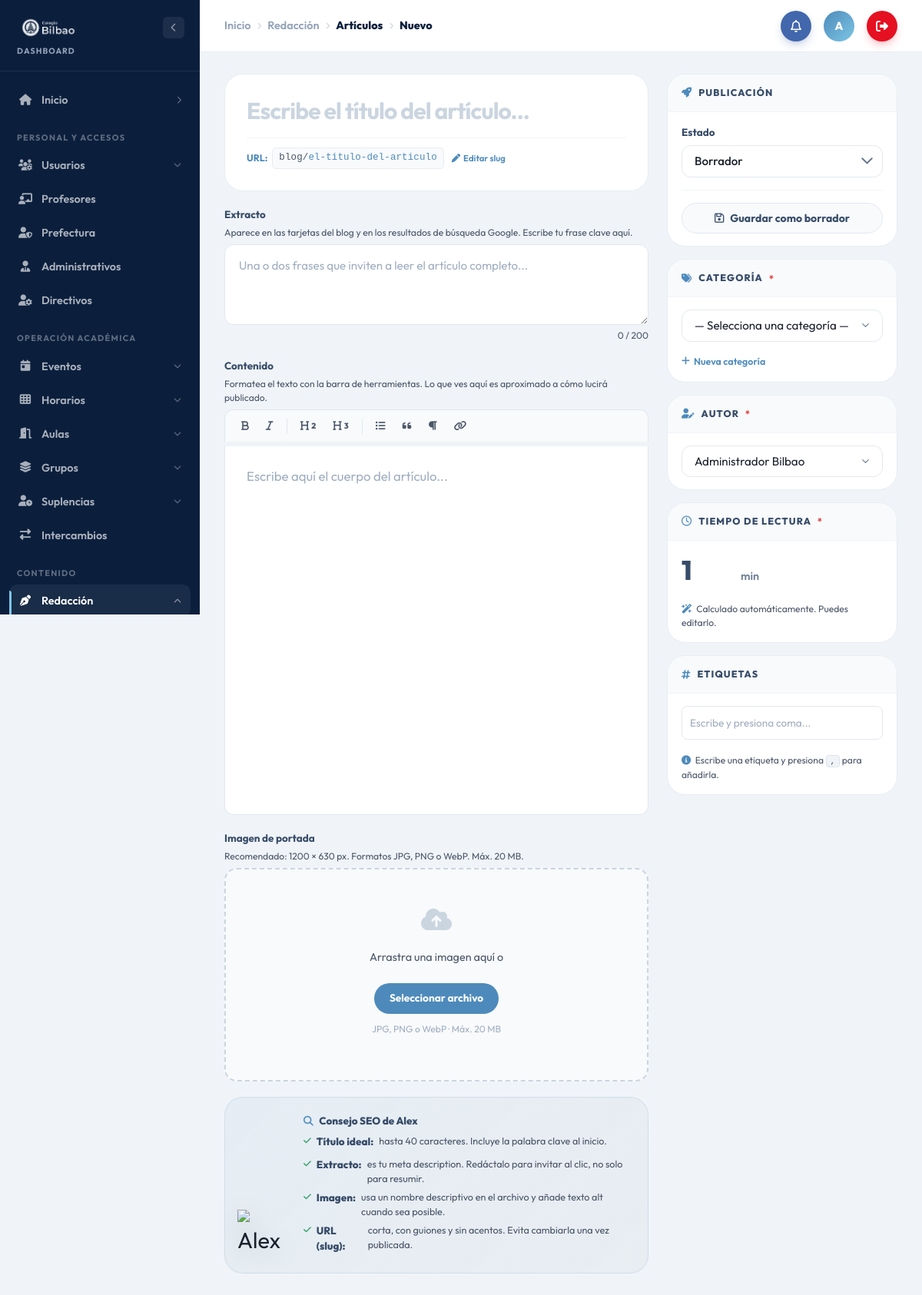
Screenshot of /dashboard/articulos/crear (signed in) with the database file from the repository.
### tables this page shows
CREATE TABLE usuarios (
    id               INT UNSIGNED  NOT NULL AUTO_INCREMENT,
    nombre           VARCHAR(120)  NOT NULL,
    email            VARCHAR(180)  NOT NULL,
    password         VARCHAR(255)  NOT NULL,
    rol              ENUM('administrador','usuario') NOT NULL DEFAULT 'usuario',
    rol_redaccion    ENUM('revisor','editor') NULL,   
     
     
     
     
    tipo_personal    SET('profesor','prefecto','administrativo','directivo') NULL,
     
     
     
     
    niveles          SET('Maternal','Kinder','Primaria','Secundaria','Bachillerato') NULL,
    puede_suplir     TINYINT(1)    NOT NULL DEFAULT 1,  
    modulos          VARCHAR(255)  NULL,           
    fecha_nacimiento DATE          NULL,           
    avatar           VARCHAR(255)  NULL,
    ultimo_acceso    DATETIME      NULL,
    creado_en        TIMESTAMP     NOT NULL DEFAULT CURRENT_TIMESTAMP,
    PRIMARY KEY (id),
    UNIQUE KEY uq_email (email)
);

### views/blog/articulos/crear.php (the view, shortened to what the rows shown need)
<div class="admin-layout">
    <?php include __DIR__ . '/../_sidebar.php'; ?>
</div>

### views/blog/_sidebar.php (shortened to what the rows shown need)
<?php
require_once __DIR__ . '/_modulos.php';
$_cp = parse_url($_SERVER['REQUEST_URI'] ?? '/', PHP_URL_PATH);
$_cp = ($_cp !== '/') ? rtrim($_cp, '/') : '/';
if     (str_starts_with($_cp, '/dashboard/suplencias'))      $_modActivo = 'suplencias';
elseif (str_starts_with($_cp, '/dashboard/horarios'))        $_modActivo = 'horarios';
elseif (str_starts_with($_cp, '/dashboard/eventos'))         $_modActivo = 'eventos';
elseif (str_starts_with($_cp, '/dashboard/aulas'))           $_modActivo = 'aulas';
elseif (str_starts_with($_cp, '/dashboard/grupos'))          $_modActivo = 'grupos';
elseif (str_starts_with($_cp, '/dashboard/usuarios'))        $_modActivo = 'usuarios';
elseif (str_starts_with($_cp, '/dashboard/profesores'))      $_modActivo = 'profesores';
elseif (str_starts_with($_cp, '/dashboard/prefectura'))      $_modActivo = 'prefectura';
elseif (str_starts_with($_cp, '/dashboard/administrativos')) $_modActivo = 'administrativos';
elseif (str_starts_with($_cp, '/dashboard/directivos'))      $_modActivo = 'directivos';
elseif (str_starts_with($_cp, '/dashboard/notificaciones'))  $_modActivo = 'notificaciones';
elseif ($_cp === '/dashboard')                               $_modActivo = 'home';
elseif (preg_match('#^/dashboard/(redaccion|articulos|categorias|noticias|revisiones|testimoniales|autores)#', $_cp)) {
    $_modActivo = 'redaccion';
}
else                                                         $_modActivo = 'home';
$_esAdmin   = ($_SESSION['blog_usuario']['rol'] ?? '') === 'administrador';
$_catMods = blog_modulos_catalogo();
$_misMods = $_esAdmin
    ? \Model\UsuarioBlog::MODULOS_ASIGNABLES
    : array_values(array_filter(array_map('trim', explode(',', (string)($_SESSION['blog_usuario']['modulos'] ?? '')))));
$_grupos  = blog_modulos_visibles($_misMods);
?>
<aside class="admin-sidebar" id="adminSidebar">
    <nav class="admin-sidebar__nav" aria-label="Navegación de administración">
        <?php foreach ($_grupos as $_g): ?>
        <div class="admin-nav__section">
            <span class="admin-nav__section-label"><?= htmlspecialchars($_g['label']) ?></span>
            <?php foreach ($_g['claves'] as $_k):
                $_m      = $_catMods[$_k];
                $_sub    = blog_modulos_subnav($_k);
                $_actual = ($_modActivo === $_k);
            ?>
                <?php if (!$_sub): ?>
                <a href="<?= $_m['url'] ?>" title="<?= htmlspecialchars($_m['nombre']) ?>"
                   class="admin-nav__link<?= $_actual ? ' is-current' : '' ?>">
                    <i class="fa-solid <?= $_m['icon'] ?>"></i>
                    <span class="admin-nav__label"><?= htmlspecialchars($_m['nombre']) ?></span>
                </a>
                <?php else: ?>
                <div class="admin-nav__mod<?= $_actual ? ' is-current' : '' ?>" data-nav-mod>
                    <button type="button" class="admin-nav__link admin-nav__toggle"
                            data-nav-toggle aria-expanded="<?= $_actual ? 'true' : 'false' ?>"
                            title="<?= htmlspecialchars($_m['nombre']) ?>">
                        <i class="fa-solid <?= $_m['icon'] ?>"></i>
                        <span class="admin-nav__label"><?= htmlspecialchars($_m['nombre']) ?></span>
                        <i class="fa-solid fa-chevron-down admin-nav__caret" aria-hidden="true"></i>
                    </button>
                </div>
                <?php endif; ?>
            <?php endforeach; ?>
        </div>
        <?php endforeach; ?>
    </nav>
</aside>

### rows the page displays
usuarios: rol "administrador" (drawn), tipo_personal "Usuarios", tipo_personal "Profesores", tipo_personal "Prefectura", tipo_personal "Administrativos", tipo_personal "Directivos", tipo_personal "Eventos", tipo_personal "Horarios", tipo_personal "Aulas", tipo_personal "Grupos", tipo_personal "Suplencias", tipo_personal "Intercambios", tipo_personal "Redacción"

### other values shown
$_cr['label'] "Inicio"
$_cr['label'] "Redacción"
$_cr['label'] "Artículos"
$_cr['label'] "Nuevo"
$_g['label'] "PERSONAL Y ACCESOS"
$_g['label'] "OPERACIÓN ACADÉMICA"
$_g['label'] "CONTENIDO"
$_tbInicial "A"
s($articulo->slug ?? 'el-titulo-del-articulo') "el-titulo-del-articulo"
strlen($articulo->extracto ?? '') "0"
form field autor_id "Administrador Bilbao"
